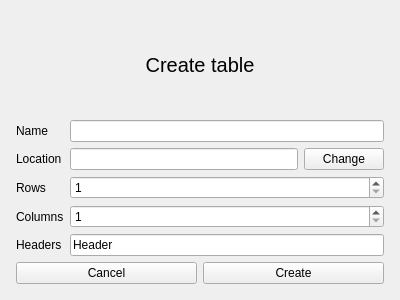
<?xml version="1.0" encoding="UTF-8"?>
<ui version="4.0">
 <class>Form</class>
 <widget class="QWidget" name="Form">
  <property name="geometry">
   <rect>
    <x>0</x>
    <y>0</y>
    <width>400</width>
    <height>300</height>
   </rect>
  </property>
  <property name="minimumSize">
   <size>
    <width>400</width>
    <height>300</height>
   </size>
  </property>
  <property name="windowTitle">
   <string>Create table</string>
  </property>
  <layout class="QGridLayout" name="gridLayout">
   <property name="leftMargin">
    <number>16</number>
   </property>
   <property name="topMargin">
    <number>16</number>
   </property>
   <property name="rightMargin">
    <number>16</number>
   </property>
   <property name="bottomMargin">
    <number>16</number>
   </property>
   <item row="0" column="0" colspan="3">
    <widget class="QLabel" name="label">
     <property name="styleSheet">
      <string notr="true">font-size:20px</string>
     </property>
     <property name="text">
      <string>Create table</string>
     </property>
     <property name="alignment">
      <set>Qt::AlignCenter</set>
     </property>
    </widget>
   </item>
   <item row="1" column="0">
    <widget class="QLabel" name="name_label">
     <property name="text">
      <string>Name</string>
     </property>
    </widget>
   </item>
   <item row="1" column="1" colspan="2">
    <widget class="QLineEdit" name="name_edit"/>
   </item>
   <item row="2" column="0">
    <widget class="QLabel" name="loaction_label">
     <property name="text">
      <string>Location</string>
     </property>
    </widget>
   </item>
   <item row="2" column="1">
    <widget class="QLineEdit" name="location_edit"/>
   </item>
   <item row="2" column="2">
    <widget class="QPushButton" name="location_change_button">
     <property name="text">
      <string>Change</string>
     </property>
    </widget>
   </item>
   <item row="3" column="0">
    <widget class="QLabel" name="rows_label">
     <property name="text">
      <string>Rows</string>
     </property>
    </widget>
   </item>
   <item row="3" column="1" colspan="2">
    <widget class="QSpinBox" name="rows_edit">
     <property name="minimum">
      <number>1</number>
     </property>
    </widget>
   </item>
   <item row="4" column="0">
    <widget class="QLabel" name="columns_label">
     <property name="text">
      <string>Columns</string>
     </property>
    </widget>
   </item>
   <item row="4" column="1" colspan="2">
    <widget class="QSpinBox" name="columns_edit">
     <property name="minimum">
      <number>1</number>
     </property>
    </widget>
   </item>
   <item row="5" column="0">
    <widget class="QLabel" name="headers_label">
     <property name="text">
      <string>Headers</string>
     </property>
    </widget>
   </item>
   <item row="5" column="1" colspan="2">
    <widget class="QLineEdit" name="headers_edit">
     <property name="minimumSize">
      <size>
       <width>0</width>
       <height>0</height>
      </size>
     </property>
     <property name="text">
      <string>Header</string>
     </property>
    </widget>
   </item>
   <item row="6" column="0" colspan="3">
    <layout class="QHBoxLayout" name="horizontalLayout">
     <item>
      <widget class="QPushButton" name="cancel_button">
       <property name="text">
        <string>Cancel</string>
       </property>
      </widget>
     </item>
     <item>
      <widget class="QPushButton" name="create_button">
       <property name="text">
        <string>Create</string>
       </property>
      </widget>
     </item>
    </layout>
   </item>
  </layout>
 </widget>
 <resources/>
 <connections/>
</ui>
